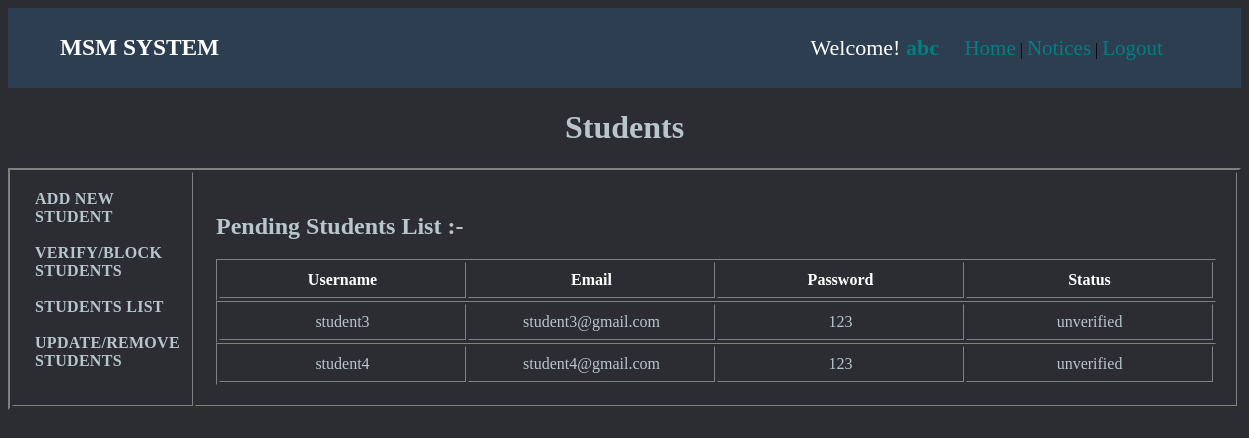
/views/admin/adminStudents.php (signed in), run on the app's committed database.
### tables this page shows
CREATE TABLE `users` (
  `users` varchar(15) NOT NULL,
  `username` varchar(20) NOT NULL,
  `name` varchar(30) NOT NULL,
  `email` varchar(30) NOT NULL,
  `phone` varchar(11) NOT NULL,
  `dob` date NOT NULL,
  `gender` varchar(8) NOT NULL,
  `address` varchar(40) NOT NULL,
  `password` varchar(15) NOT NULL,
  `cpassword` varchar(15) NOT NULL,
  `status` varchar(20) NOT NULL
);

### views/admin/adminStudents.php (the view, shortened to what this page needs)
<!DOCTYPE html>
<html lang="en">
<head>
    <link rel="stylesheet" href="../../assets/css/adminStudents.css">
</head>
<body>
    <div class="top-section">
        <table style="width: 100%;">
            <tr>
                <td class="logo-title">
                    <h3><a href="../adminHome.php">MSM SYSTEM</a></h3>
                </td>
                <td style="width: 35%;">
                    <span class="welcome">Welcome! <span style="color: red;"> <b>
                                <a href="adminProfile.php?username=<?php echo $_COOKIE["loggedName"]; ?>"
                                    style="text-decoration: none;"><?php echo $_COOKIE["loggedName"]; ?></a>
                            </b></span></span>
                    <span class="top-menu">
                        <a href="../adminHome.php">Home</a> |
                        <a href="../../views/admin/adminNoticesList.php">Notices</a> |
                        <a href="../../controllers/logout.php">Logout</a>
                    </span>
                </td>
            </tr>
        </table>
    </div>
    <div class="main-section">
        <center>
            <h1 style="color: #B8C6CC;">Students</h1>
            <table border="2" style="width: 100%;">
                <tr>
                    <td class="left-menu">
                        <a href="../registration.php">Add New Student</a> <br> <br>
                        <a href="adminStudentsAction.php">Verify/Block Students</a> <br> <br>
                        <a href="adminStudentsList.php">Students List</a> <br> <br>
                        <a href="StudentsupdateDelete.php">Update/Remove Students</a> <br> <br>
                    </td>
                    <td style="width: 75%; padding: 20px;">
                        <html>
                        <h2 style="color: #B8C6CC;">Pending Students List :-</h2>
                        <center>
                            <table border="1" class="student-table">
                                <tr>
                                    <th style="width: 200px;">Username</th>
                                    <th style="width: 200px;">Email</th>
                                    <th style="width: 200px;">Password</th>
                                    <th style="width: 200px;">Status</th>
                                </tr>
                            </table>
                        </center>
                        </html>
                        <?php
    $con = mysqli_connect('localhost', 'root', '', 'webtech');
    $sql = "select * from users where users = 'student' and status = 'unverified'";
    $res = mysqli_query($con, $sql);
    while($userArray = mysqli_fetch_assoc($res)){
?>
                        <html>
                        <center>
                            <table border="1" class="student-table">
                                <tr>
                                    <td style="width: 200px; "><?=$userArray['username']?></td>
                                    <td style="width: 200px; "><?=$userArray['email']?></td>
                                    <td style="width: 200px; "><?=$userArray['password']?></td>
                                    <td style="width: 200px; "><?=$userArray['status']?></td>
                                </tr>
                            </table>
                        </center>
                        </html>
                        <?php
                }
?>
                    </td>
                </tr>
            </table>
        </center>
    </div>
</body>
</html>

### assets/css/adminStudents.css (style rules this page uses)
body { background-color: #2B2D33; }
.top-section { background-color: #2C3E50; margin: 0%; }
.logo-title { color: #B8C6CC; width: 65%; padding-left: 50px; font-size: 20px; }
.logo-title a { color: white; text-decoration: none; }
.welcome { font-size: 22px; color: white; }
.welcome a { text-decoration: none; color: #008080; }
.top-menu { padding-left: 20px; }
.top-menu a { text-decoration: none; color: #008080; font-size: 21px; }
.left-menu { width: 25%; padding: 10px; padding-left: 22px; }
.left-menu a { text-decoration: none; text-transform: uppercase; color: #B8C6CC; font-weight: 600; letter-spacing: 0.3px; }
.student-table { width: 1000px; text-align: center; }
.student-table th { text-align: center; padding: 8px; color: white; }
.student-table td { text-align: center; padding: 8px; color: #B8C6CC; }

### data on the page
users: username "student3", email "student3@gmail.com", password "123", status "unverified"
users: username "student4", email "student4@gmail.com", password "123", status "unverified"

### other printed values
$_COOKIE["loggedName"] "abc"
